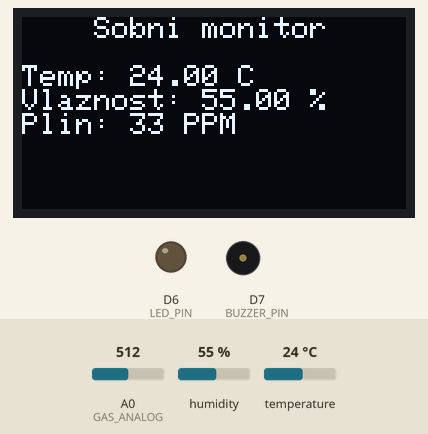
The sketch below on a simulated ESP8266 (NodeMCU). Shown: 128×64 one-colour display, output pins drawn as LEDs (lit = HIGH), buzzer (waves = sounding, pin HIGH). The inputs (shaded band) are chosen by the test bench; at power-on: A0 (GAS_ANALOG) = 512, humidity 55 %, temperature 24 °C. WiFi joins after 1.5 s; servers stay silent unless stated; uploads are accepted with an empty reply; not simulated (calls return 0 or success): secrets.h; what the sketch prints to the serial monitor is not drawn.

Above: at 3.0 s.
3.1 s: A0 (GAS_ANALOG) set to 968
At 5.5 s:
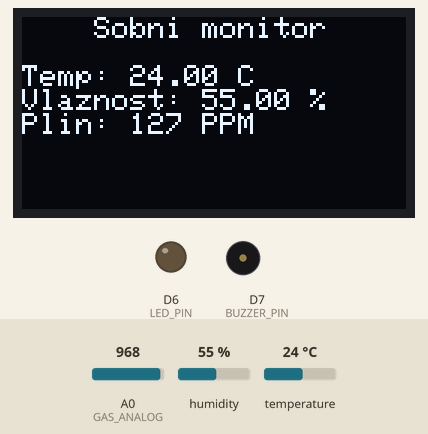
6.4 s: A0 (GAS_ANALOG) set to 1001
At 7.7 s:
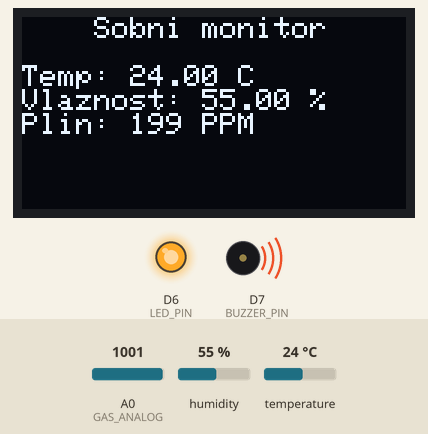
8.8 s: humidity set to 22 %
At 11.0 s:
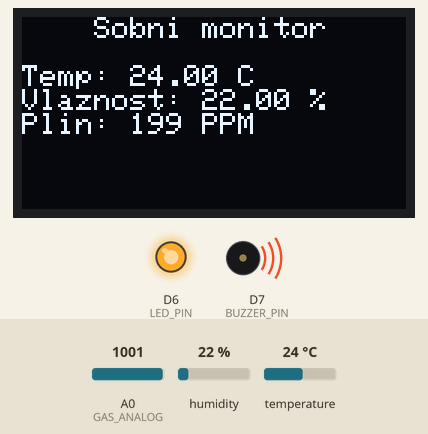
11.3 s: temperature set to 12 °C
At 13.3 s:
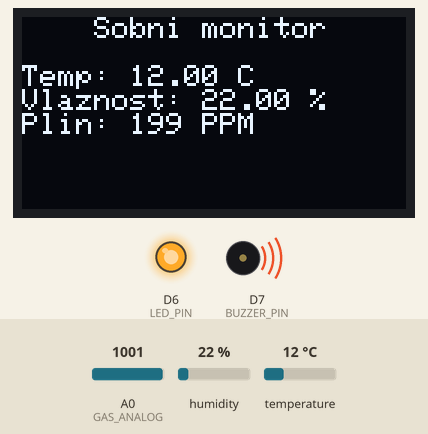
13.8 s: humidity set to 40 %
At 15.5 s:
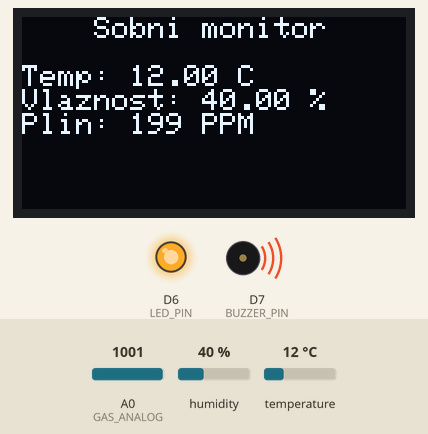
16.3 s: A0 (GAS_ANALOG) set to 1023
At 17.9 s:
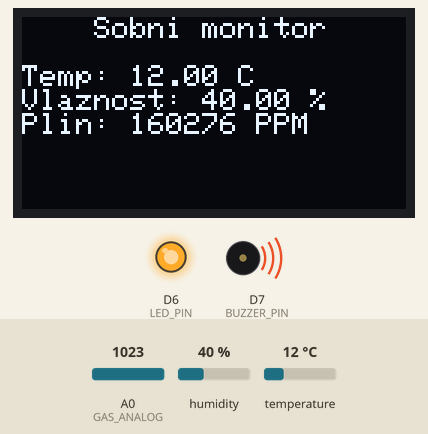
Timing chart, 0 to 19.4 s (numbered marks = the images above; inputs shaded):
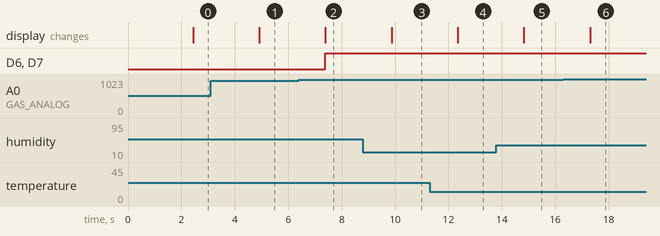

The sketch:

sketch_dec23a.ino
```cpp
#include <DHT.h>
#include <Wire.h>
#include <Adafruit_GFX.h>
#include <Adafruit_SSD1306.h>
#include <ESP8266WiFi.h>
#include <ESP8266HTTPClient.h>
#include "secrets.h"
#include <math.h>

// ================= OLED =================
#define SCREEN_WIDTH 128
#define SCREEN_HEIGHT 64
#define OLED_RESET -1
Adafruit_SSD1306 display(SCREEN_WIDTH, SCREEN_HEIGHT, &Wire, OLED_RESET);

// ================= DHT22 =================
#define DHTPIN D4
#define DHTTYPE DHT22
DHT dht(DHTPIN, DHTTYPE);

// ================= GAS =================
#define GAS_ANALOG A0
#define GAS_THRESHOLD 150

#define RL 10.0
#define R0 10.0

// ================= BUZZER =================
#define BUZZER_PIN D7

// ================= LED =================
#define LED_PIN D6

// ================= FIREBASE =================
const char* temperatureURL =
"https://iotprojekat-19239-default-rtdb.europe-west1.firebasedatabase.app/temperature.json";

const char* humidityURL =
"https://iotprojekat-19239-default-rtdb.europe-west1.firebasedatabase.app/humidity.json";

const char* gasURL =
"https://iotprojekat-19239-default-rtdb.europe-west1.firebasedatabase.app/gas.json";

const char* gasLimitURL =
"https://iotprojekat-19239-default-rtdb.europe-west1.firebasedatabase.app/gasLimit.json";

const char* ledCommandURL =
"https://iotprojekat-19239-default-rtdb.europe-west1.firebasedatabase.app/ledCommand.json";

// ================= GAS PPM FUNCTION =================
float calculatePPM(int analogValue) {
  float voltage = analogValue * (3.3 / 1023.0);
  if (voltage <= 0.01) return 0;

  float Rs = ((3.3 * RL) / voltage) - RL;
  float ratio = Rs / R0;

  float ppm = pow(10, ((-0.47 * log10(ratio)) + 1.52));
  return ppm;
}

// ================= FIREBASE FUNCTIONS =================
void sendToFirebase(const char* url, float value) {
  if (WiFi.status() != WL_CONNECTED) return;

  WiFiClientSecure client;
  client.setInsecure();

  HTTPClient http;
  http.begin(client, url);
  http.addHeader("Content-Type", "application/json");

  String json = String(value, 1);
  int code = http.PUT(json);
  Serial.printf("Firebase response: %d\n", code);
  http.end();
}

void sendGasToFirebase(float gasPPM){
  if(WiFi.status() != WL_CONNECTED) return;

  WiFiClientSecure client;
  client.setInsecure();

  HTTPClient http;
  http.begin(client, gasURL);
  http.addHeader("Content-Type", "application/json");

  String json = String(gasPPM, 0);

  int code = http.PUT(json);
  Serial.printf("Gas PPM response: %d\n", code);
  http.end();
}

int getGasLimitFromFirebase() {
  if (WiFi.status() != WL_CONNECTED) return GAS_THRESHOLD;

  WiFiClientSecure client;
  client.setInsecure();

  HTTPClient http;
  http.begin(client, gasLimitURL);
  int httpCode = http.GET();

  int gasLimit = GAS_THRESHOLD;

  if (httpCode == 200) {
    String payload = http.getString();
    gasLimit = payload.toInt();
    Serial.printf("Preuzet gasLimit: %d\n", gasLimit);
  } else {
    Serial.printf("Greška pri preuzimanju gasLimit: %d\n", httpCode);
  }

  http.end();
  return gasLimit;
}

int getLedCommand() {
  if (WiFi.status() != WL_CONNECTED) return 0;

  WiFiClientSecure client;
  client.setInsecure();

  HTTPClient http;
  http.begin(client, ledCommandURL);

  int httpCode = http.GET();
  int command = 0;

  if (httpCode == 200) {
    String payload = http.getString();
    command = payload.toInt();
  }

  http.end();
  return command;
}

// ================= RESET LED COMMAND =================
void resetLedCommand() {
  if (WiFi.status() != WL_CONNECTED) return;

  WiFiClientSecure client;
  client.setInsecure();

  HTTPClient http;
  http.begin(client, ledCommandURL);
  http.addHeader("Content-Type", "application/json");

  http.PUT("0");
  http.end();
}


void blinkSOS() {
  for(int i = 0; i < 3; i++){
    digitalWrite(LED_PIN, HIGH);
    delay(200);
    digitalWrite(LED_PIN, LOW);
    delay(200);
  }

  delay(400);

  for(int i = 0; i < 3; i++){
    digitalWrite(LED_PIN, HIGH);
    delay(700);
    digitalWrite(LED_PIN, LOW);
    delay(300);
  }
}

// ================= SETUP =================
void setup() {
  Serial.begin(9600);
  dht.begin();
  Wire.begin();

  if (!display.begin(SSD1306_SWITCHCAPVCC, 0x3C)) {
    Serial.println("OLED nije pronadjen");
    while (true);
  }

  pinMode(BUZZER_PIN, OUTPUT);
  digitalWrite(BUZZER_PIN, LOW);

  pinMode(LED_PIN, OUTPUT);
  digitalWrite(LED_PIN, LOW);

  display.clearDisplay();
  display.setTextSize(1);
  display.setTextColor(WHITE);
  display.setCursor(0, 0);
  display.println("Pokretanje...");
  display.display();

  Serial.println("WiFi povezivanje...");
  WiFi.begin(WLAN_SSID, WLAN_PASSWORD);

  while (WiFi.status() != WL_CONNECTED) {
    delay(500);
    Serial.print(".");
  }

  Serial.println("\nWiFi spojen!");
  Serial.println(WiFi.localIP());
}

// ================= LOOP =================
void loop() {
  int gasLimit = getGasLimitFromFirebase();

  float humidity = dht.readHumidity();
  float temperature = dht.readTemperature();
  int gasValue = analogRead(GAS_ANALOG);
  float gasPPM = calculatePPM(gasValue);

  if (isnan(humidity) || isnan(temperature)) {
    Serial.println("Greska DHT22!");
    return;
  }

  Serial.println("---------------");
  Serial.printf("Temp: %.1f C\n", temperature);
  Serial.printf("Vlaznost: %.1f %%\n", humidity);
  Serial.printf("Plin (PPM): %.0f\n", gasPPM);
  Serial.printf("Trenutni gasLimit: %d\n", gasLimit);

  sendToFirebase(temperatureURL, temperature);
  sendToFirebase(humidityURL, humidity);
  sendGasToFirebase(gasPPM);

  display.clearDisplay();
  display.setCursor(0, 0);
  display.println("    Sobni monitor\n");

  display.print("Temp: ");
  display.print(temperature);
  display.println(" C");

  display.print("Vlaznost: ");
  display.print(humidity);
  display.println(" %");

  display.print("Plin: ");
  display.print(gasPPM, 0);
  display.println(" PPM");

  display.display();

  // ================= GAS ALERT =================
  if (gasPPM > gasLimit) {
    digitalWrite(BUZZER_PIN, HIGH);
    digitalWrite(LED_PIN, HIGH);
  } else {
    digitalWrite(BUZZER_PIN, LOW);
    digitalWrite(LED_PIN, LOW);
  }

  int ledCommand = getLedCommand();
  if (ledCommand == 1) {
    blinkSOS();
    resetLedCommand();
  }

  delay(150);
}
```

Measured:
- the behaviour switches between 983 and 984 on A0 (GAS_ANALOG) (found by bisection; images 1 and 2)
- after the input at 3.1 s, the display: changes after 1.8 s (image 1)
- after the input at 6.4 s, D6 (LED_PIN), D7 (BUZZER_PIN): LOW → HIGH after 1.0 s; the display: changes after 1.0 s (image 2)
- after the input at 8.8 s, the display: changes after 1.1 s (image 3)
- after the input at 11.3 s, the display: changes after 1.0 s (image 4)
- after the input at 13.8 s, the display: changes after 1.0 s (image 5)
- after the input at 16.3 s, the display: changes after 1.0 s (image 6)
